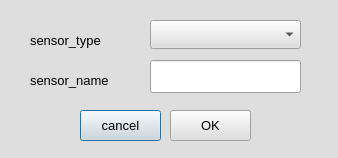
<?xml version="1.0" encoding="UTF-8"?>
<ui version="4.0">
 <class>DialogNewSensor</class>
 <widget class="QDialog" name="DialogNewSensor">
  <property name="geometry">
   <rect>
    <x>0</x>
    <y>0</y>
    <width>338</width>
    <height>158</height>
   </rect>
  </property>
  <property name="palette">
   <palette>
    <active>
     <colorrole role="WindowText">
      <brush brushstyle="SolidPattern">
       <color alpha="255">
        <red>0</red>
        <green>0</green>
        <blue>0</blue>
       </color>
      </brush>
     </colorrole>
     <colorrole role="Button">
      <brush brushstyle="SolidPattern">
       <color alpha="255">
        <red>223</red>
        <green>222</green>
        <blue>222</blue>
       </color>
      </brush>
     </colorrole>
     <colorrole role="Light">
      <brush brushstyle="SolidPattern">
       <color alpha="255">
        <red>255</red>
        <green>255</green>
        <blue>255</blue>
       </color>
      </brush>
     </colorrole>
     <colorrole role="Midlight">
      <brush brushstyle="SolidPattern">
       <color alpha="255">
        <red>239</red>
        <green>238</green>
        <blue>238</blue>
       </color>
      </brush>
     </colorrole>
     <colorrole role="Dark">
      <brush brushstyle="SolidPattern">
       <color alpha="255">
        <red>111</red>
        <green>111</green>
        <blue>111</blue>
       </color>
      </brush>
     </colorrole>
     <colorrole role="Mid">
      <brush brushstyle="SolidPattern">
       <color alpha="255">
        <red>149</red>
        <green>148</green>
        <blue>148</blue>
       </color>
      </brush>
     </colorrole>
     <colorrole role="Text">
      <brush brushstyle="SolidPattern">
       <color alpha="255">
        <red>0</red>
        <green>0</green>
        <blue>0</blue>
       </color>
      </brush>
     </colorrole>
     <colorrole role="BrightText">
      <brush brushstyle="SolidPattern">
       <color alpha="255">
        <red>255</red>
        <green>255</green>
        <blue>255</blue>
       </color>
      </brush>
     </colorrole>
     <colorrole role="ButtonText">
      <brush brushstyle="SolidPattern">
       <color alpha="255">
        <red>0</red>
        <green>0</green>
        <blue>0</blue>
       </color>
      </brush>
     </colorrole>
     <colorrole role="Base">
      <brush brushstyle="SolidPattern">
       <color alpha="255">
        <red>255</red>
        <green>255</green>
        <blue>255</blue>
       </color>
      </brush>
     </colorrole>
     <colorrole role="Window">
      <brush brushstyle="SolidPattern">
       <color alpha="255">
        <red>223</red>
        <green>222</green>
        <blue>222</blue>
       </color>
      </brush>
     </colorrole>
     <colorrole role="Shadow">
      <brush brushstyle="SolidPattern">
       <color alpha="255">
        <red>0</red>
        <green>0</green>
        <blue>0</blue>
       </color>
      </brush>
     </colorrole>
     <colorrole role="AlternateBase">
      <brush brushstyle="SolidPattern">
       <color alpha="255">
        <red>239</red>
        <green>238</green>
        <blue>238</blue>
       </color>
      </brush>
     </colorrole>
     <colorrole role="ToolTipBase">
      <brush brushstyle="SolidPattern">
       <color alpha="255">
        <red>255</red>
        <green>255</green>
        <blue>220</blue>
       </color>
      </brush>
     </colorrole>
     <colorrole role="ToolTipText">
      <brush brushstyle="SolidPattern">
       <color alpha="255">
        <red>0</red>
        <green>0</green>
        <blue>0</blue>
       </color>
      </brush>
     </colorrole>
    </active>
    <inactive>
     <colorrole role="WindowText">
      <brush brushstyle="SolidPattern">
       <color alpha="255">
        <red>0</red>
        <green>0</green>
        <blue>0</blue>
       </color>
      </brush>
     </colorrole>
     <colorrole role="Button">
      <brush brushstyle="SolidPattern">
       <color alpha="255">
        <red>223</red>
        <green>222</green>
        <blue>222</blue>
       </color>
      </brush>
     </colorrole>
     <colorrole role="Light">
      <brush brushstyle="SolidPattern">
       <color alpha="255">
        <red>255</red>
        <green>255</green>
        <blue>255</blue>
       </color>
      </brush>
     </colorrole>
     <colorrole role="Midlight">
      <brush brushstyle="SolidPattern">
       <color alpha="255">
        <red>239</red>
        <green>238</green>
        <blue>238</blue>
       </color>
      </brush>
     </colorrole>
     <colorrole role="Dark">
      <brush brushstyle="SolidPattern">
       <color alpha="255">
        <red>111</red>
        <green>111</green>
        <blue>111</blue>
       </color>
      </brush>
     </colorrole>
     <colorrole role="Mid">
      <brush brushstyle="SolidPattern">
       <color alpha="255">
        <red>149</red>
        <green>148</green>
        <blue>148</blue>
       </color>
      </brush>
     </colorrole>
     <colorrole role="Text">
      <brush brushstyle="SolidPattern">
       <color alpha="255">
        <red>0</red>
        <green>0</green>
        <blue>0</blue>
       </color>
      </brush>
     </colorrole>
     <colorrole role="BrightText">
      <brush brushstyle="SolidPattern">
       <color alpha="255">
        <red>255</red>
        <green>255</green>
        <blue>255</blue>
       </color>
      </brush>
     </colorrole>
     <colorrole role="ButtonText">
      <brush brushstyle="SolidPattern">
       <color alpha="255">
        <red>0</red>
        <green>0</green>
        <blue>0</blue>
       </color>
      </brush>
     </colorrole>
     <colorrole role="Base">
      <brush brushstyle="SolidPattern">
       <color alpha="255">
        <red>255</red>
        <green>255</green>
        <blue>255</blue>
       </color>
      </brush>
     </colorrole>
     <colorrole role="Window">
      <brush brushstyle="SolidPattern">
       <color alpha="255">
        <red>223</red>
        <green>222</green>
        <blue>222</blue>
       </color>
      </brush>
     </colorrole>
     <colorrole role="Shadow">
      <brush brushstyle="SolidPattern">
       <color alpha="255">
        <red>0</red>
        <green>0</green>
        <blue>0</blue>
       </color>
      </brush>
     </colorrole>
     <colorrole role="AlternateBase">
      <brush brushstyle="SolidPattern">
       <color alpha="255">
        <red>239</red>
        <green>238</green>
        <blue>238</blue>
       </color>
      </brush>
     </colorrole>
     <colorrole role="ToolTipBase">
      <brush brushstyle="SolidPattern">
       <color alpha="255">
        <red>255</red>
        <green>255</green>
        <blue>220</blue>
       </color>
      </brush>
     </colorrole>
     <colorrole role="ToolTipText">
      <brush brushstyle="SolidPattern">
       <color alpha="255">
        <red>0</red>
        <green>0</green>
        <blue>0</blue>
       </color>
      </brush>
     </colorrole>
    </inactive>
    <disabled>
     <colorrole role="WindowText">
      <brush brushstyle="SolidPattern">
       <color alpha="255">
        <red>111</red>
        <green>111</green>
        <blue>111</blue>
       </color>
      </brush>
     </colorrole>
     <colorrole role="Button">
      <brush brushstyle="SolidPattern">
       <color alpha="255">
        <red>223</red>
        <green>222</green>
        <blue>222</blue>
       </color>
      </brush>
     </colorrole>
     <colorrole role="Light">
      <brush brushstyle="SolidPattern">
       <color alpha="255">
        <red>255</red>
        <green>255</green>
        <blue>255</blue>
       </color>
      </brush>
     </colorrole>
     <colorrole role="Midlight">
      <brush brushstyle="SolidPattern">
       <color alpha="255">
        <red>239</red>
        <green>238</green>
        <blue>238</blue>
       </color>
      </brush>
     </colorrole>
     <colorrole role="Dark">
      <brush brushstyle="SolidPattern">
       <color alpha="255">
        <red>111</red>
        <green>111</green>
        <blue>111</blue>
       </color>
      </brush>
     </colorrole>
     <colorrole role="Mid">
      <brush brushstyle="SolidPattern">
       <color alpha="255">
        <red>149</red>
        <green>148</green>
        <blue>148</blue>
       </color>
      </brush>
     </colorrole>
     <colorrole role="Text">
      <brush brushstyle="SolidPattern">
       <color alpha="255">
        <red>111</red>
        <green>111</green>
        <blue>111</blue>
       </color>
      </brush>
     </colorrole>
     <colorrole role="BrightText">
      <brush brushstyle="SolidPattern">
       <color alpha="255">
        <red>255</red>
        <green>255</green>
        <blue>255</blue>
       </color>
      </brush>
     </colorrole>
     <colorrole role="ButtonText">
      <brush brushstyle="SolidPattern">
       <color alpha="255">
        <red>111</red>
        <green>111</green>
        <blue>111</blue>
       </color>
      </brush>
     </colorrole>
     <colorrole role="Base">
      <brush brushstyle="SolidPattern">
       <color alpha="255">
        <red>223</red>
        <green>222</green>
        <blue>222</blue>
       </color>
      </brush>
     </colorrole>
     <colorrole role="Window">
      <brush brushstyle="SolidPattern">
       <color alpha="255">
        <red>223</red>
        <green>222</green>
        <blue>222</blue>
       </color>
      </brush>
     </colorrole>
     <colorrole role="Shadow">
      <brush brushstyle="SolidPattern">
       <color alpha="255">
        <red>0</red>
        <green>0</green>
        <blue>0</blue>
       </color>
      </brush>
     </colorrole>
     <colorrole role="AlternateBase">
      <brush brushstyle="SolidPattern">
       <color alpha="255">
        <red>223</red>
        <green>222</green>
        <blue>222</blue>
       </color>
      </brush>
     </colorrole>
     <colorrole role="ToolTipBase">
      <brush brushstyle="SolidPattern">
       <color alpha="255">
        <red>255</red>
        <green>255</green>
        <blue>220</blue>
       </color>
      </brush>
     </colorrole>
     <colorrole role="ToolTipText">
      <brush brushstyle="SolidPattern">
       <color alpha="255">
        <red>0</red>
        <green>0</green>
        <blue>0</blue>
       </color>
      </brush>
     </colorrole>
    </disabled>
   </palette>
  </property>
  <property name="font">
   <font>
    <pointsize>10</pointsize>
   </font>
  </property>
  <property name="windowTitle">
   <string>sensor_editor</string>
  </property>
  <property name="windowIcon">
   <iconset resource="../sentinel-admin.qrc">
    <normaloff>:/icons/toolbar/sensors_editor</normaloff>:/icons/toolbar/sensors_editor</iconset>
  </property>
  <property name="locale">
   <locale language="French" country="France"/>
  </property>
  <widget class="QLineEdit" name="sensor_name_input">
   <property name="geometry">
    <rect>
     <x>150</x>
     <y>60</y>
     <width>151</width>
     <height>33</height>
    </rect>
   </property>
  </widget>
  <widget class="QLabel" name="SensorNameLbl">
   <property name="geometry">
    <rect>
     <x>30</x>
     <y>70</y>
     <width>111</width>
     <height>21</height>
    </rect>
   </property>
   <property name="text">
    <string>sensor_name</string>
   </property>
  </widget>
  <widget class="QLabel" name="SensorTypeLbl">
   <property name="geometry">
    <rect>
     <x>30</x>
     <y>30</y>
     <width>111</width>
     <height>21</height>
    </rect>
   </property>
   <property name="text">
    <string>sensor_type</string>
   </property>
  </widget>
  <widget class="QComboBox" name="SensorTypeCbb">
   <property name="geometry">
    <rect>
     <x>150</x>
     <y>20</y>
     <width>151</width>
     <height>29</height>
    </rect>
   </property>
  </widget>
  <widget class="QPushButton" name="cancelBtn">
   <property name="geometry">
    <rect>
     <x>80</x>
     <y>110</y>
     <width>81</width>
     <height>31</height>
    </rect>
   </property>
   <property name="text">
    <string>cancel</string>
   </property>
  </widget>
  <widget class="QPushButton" name="acceptBtn">
   <property name="geometry">
    <rect>
     <x>170</x>
     <y>110</y>
     <width>81</width>
     <height>31</height>
    </rect>
   </property>
   <property name="text">
    <string>OK</string>
   </property>
  </widget>
 </widget>
 <tabstops>
  <tabstop>SensorTypeCbb</tabstop>
  <tabstop>sensor_name_input</tabstop>
  <tabstop>acceptBtn</tabstop>
  <tabstop>cancelBtn</tabstop>
 </tabstops>
 <resources>
  <include location="../sentinel-admin.qrc"/>
 </resources>
 <connections>
  <connection>
   <sender>acceptBtn</sender>
   <signal>clicked()</signal>
   <receiver>DialogNewSensor</receiver>
   <slot>accept()</slot>
   <hints>
    <hint type="sourcelabel">
     <x>200</x>
     <y>125</y>
    </hint>
    <hint type="destinationlabel">
     <x>168</x>
     <y>78</y>
    </hint>
   </hints>
  </connection>
  <connection>
   <sender>cancelBtn</sender>
   <signal>clicked()</signal>
   <receiver>DialogNewSensor</receiver>
   <slot>reject()</slot>
   <hints>
    <hint type="sourcelabel">
     <x>117</x>
     <y>125</y>
    </hint>
    <hint type="destinationlabel">
     <x>168</x>
     <y>78</y>
    </hint>
   </hints>
  </connection>
 </connections>
</ui>
